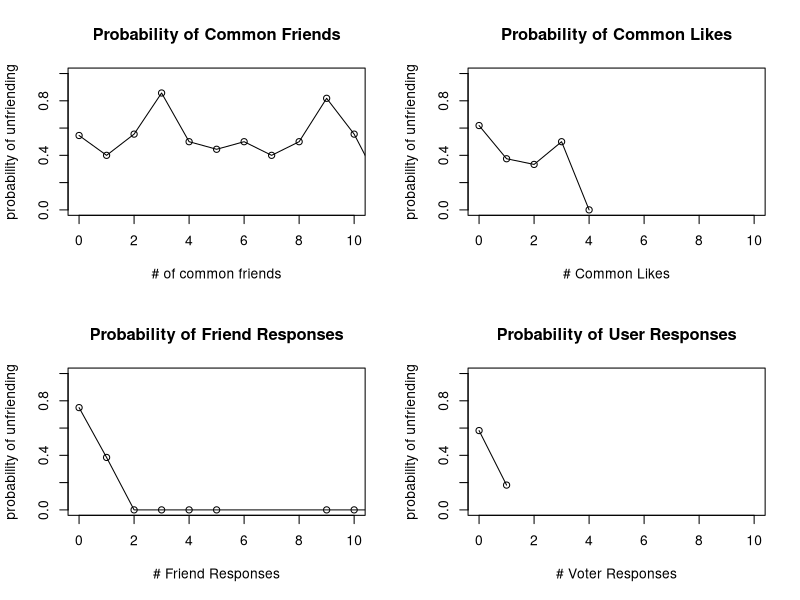
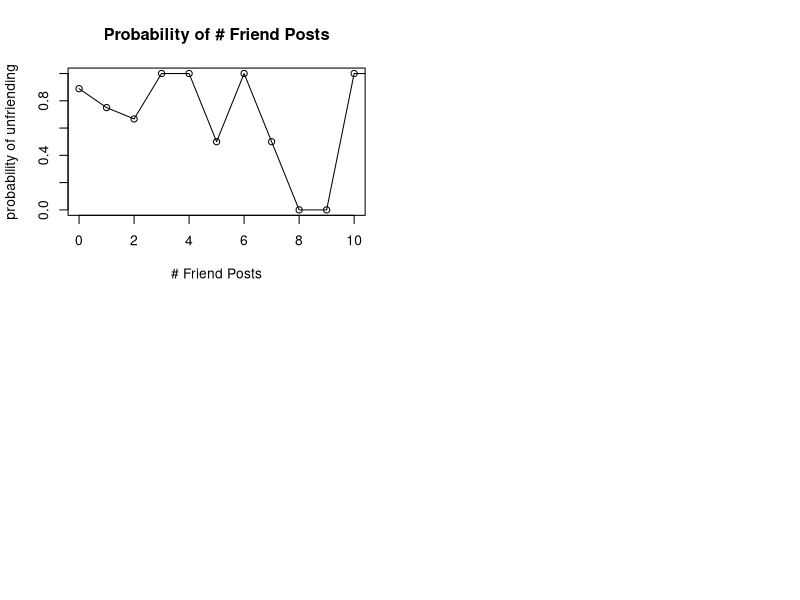

Recreate these plots in R, in order.

# Runs a logistic regression to estimate the fit of different features for people ranker
# vote outcome model 
#---------
# Set up
#---------
# Remove old data
delete_old <- function()
  rm(list=ls(pos=.GlobalEnv), pos=.GlobalEnv)
delete_old()
ls()
 
# Set working directory
directory_path <- '/Users/shill/documents/R scripts/UnfriendMyself/'
setwd(directory_path) # set working directory
getwd() # verify working directory

# Open click datafiles and zip code data (sepate files for zip code data)
dat <- read.table("model_data_v1.csv", header = TRUE, sep = ",") #  read data
summary(dat)


#--------------
# Baseline model 
#---------

M0 <- with(dat, glm(vote ~ 1
                    , family=binomial("logit")))
summary(M0)
M0_likelihood <- with(M0, 
                      y * log(fitted.values) + (1 - y) * log(1 - fitted.values) ) 
mean(M0_likelihood)

#--------------
# Add features 
#----------------
# common_friends    common_likes     fid_posts     friend_responses  friend_posts    fid_responses  

M1 <- with(dat, glm(vote ~  (friend_responses/fid_posts) + (fid_responses/friend_posts) + common_friends + common_likes +friend_posts
                    , family=binomial("logit")))
summary(M1)
M1_likelihood <- with(M1, 
                      y * log(fitted.values) + (1 - y) * log(1 - fitted.values) ) 
mean(M1_likelihood)

#--------------
# Inspect features
#----------------

par(mfrow = c(2, 2))

# Plot Effect of Common Friends

# for each common_friend, probability of liking vs not liking
temp1 <- table(round(dat$common_friends, 1), dat$vote)
prob_data <- temp1[,2] / (temp1[,1] + temp1[,2])
plot(as.numeric(rownames(temp1)), prob_data, type = "p", ylab = "probability of unfriending", xlab = "# of common friends",
     main = "Probability of Common Friends", ylim = c(0.00, 1), xlim = c(0, 10))
lines(prob_data ~ as.numeric(rownames(temp1)))


# Plot effect of Common Likes

temp2 <- table(round(dat$common_likes), dat$vote)
prob_data <- temp2[,2] / (temp2[,1] + temp2[,2])
plot(as.numeric(rownames(temp2)), prob_data, type = "p", ylab = "probability of unfriending", xlab = "# Common Likes",
     main = "Probability of Common Likes", ylim = c(0.00, 1), xlim = c(0, 10))
lines(prob_data ~ as.numeric(rownames(temp2)))

# Plot Effect of Friend Responses to Voter
temp4 <- table(round(dat$friend_responses), dat$vote)
prob_data <- temp4[,2] / (temp4[,1] + temp4[,2])
plot(as.numeric(rownames(temp4)), prob_data, type = "p", ylab = "probability of unfriending", xlab = "# Friend Responses",
     main = "Probability of Friend Responses", ylim = c(0.00, 1), xlim = c(0, 10))
lines(prob_data ~ as.numeric(rownames(temp4)))

# Plot Effect of User Responses
temp5 <- table(round(dat$fid_responses), dat$vote)
prob_data <- temp5[,2] / (temp5[,1] + temp5[,2])
plot(as.numeric(rownames(temp5)), prob_data, type = "p", ylab = "probability of unfriending", xlab = "# Voter Responses",
     main = "Probability of User Responses", ylim = c(0.00, 1), xlim = c(0, 10))
lines(prob_data ~ as.numeric(rownames(temp5)))

# Plot Effect of # Friend Posts
temp6 <- table(round(dat$friend_posts), dat$vote)
prob_data <- temp6[,2] / (temp6[,1] + temp6[,2])
plot(as.numeric(rownames(temp6)), prob_data, type = "p", ylab = "probability of unfriending", xlab = "# Friend Posts",
     main = "Probability of # Friend Posts", ylim = c(0.00, 1), xlim = c(0, 10))
lines(prob_data ~ as.numeric(rownames(temp6)))
